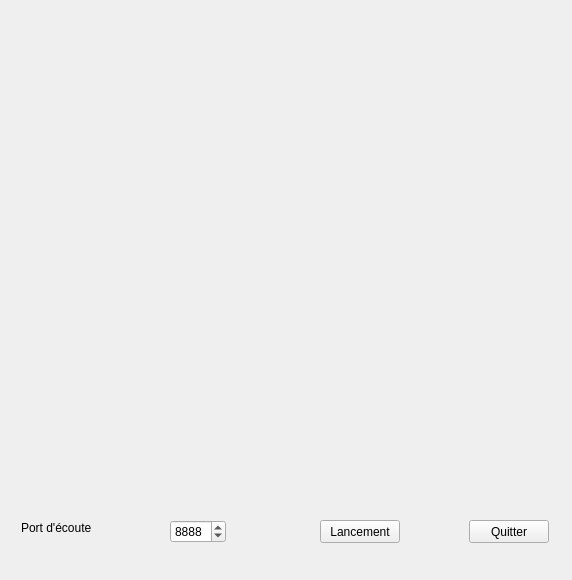
<?xml version="1.0" encoding="UTF-8"?>
<ui version="4.0">
 <class>ServeurCrawler</class>
 <widget class="QWidget" name="ServeurCrawler">
  <property name="geometry">
   <rect>
    <x>0</x>
    <y>0</y>
    <width>572</width>
    <height>580</height>
   </rect>
  </property>
  <property name="windowTitle">
   <string>ServeurCrawler</string>
  </property>
  <widget class="QLabel" name="label">
   <property name="geometry">
    <rect>
     <x>21</x>
     <y>520</y>
     <width>80</width>
     <height>16</height>
    </rect>
   </property>
   <property name="text">
    <string>Port d'écoute</string>
   </property>
  </widget>
  <widget class="QPushButton" name="pushButtonLancer">
   <property name="geometry">
    <rect>
     <x>320</x>
     <y>520</y>
     <width>80</width>
     <height>23</height>
    </rect>
   </property>
   <property name="text">
    <string>Lancement</string>
   </property>
  </widget>
  <widget class="QPushButton" name="pushButtonQuitter">
   <property name="geometry">
    <rect>
     <x>469</x>
     <y>520</y>
     <width>80</width>
     <height>23</height>
    </rect>
   </property>
   <property name="text">
    <string>Quitter</string>
   </property>
  </widget>
  <widget class="QSpinBox" name="spinBoxPort">
   <property name="geometry">
    <rect>
     <x>170</x>
     <y>520</y>
     <width>56</width>
     <height>23</height>
    </rect>
   </property>
   <property name="maximum">
    <number>9999</number>
   </property>
   <property name="value">
    <number>8888</number>
   </property>
  </widget>
 </widget>
 <resources/>
 <connections/>
</ui>
